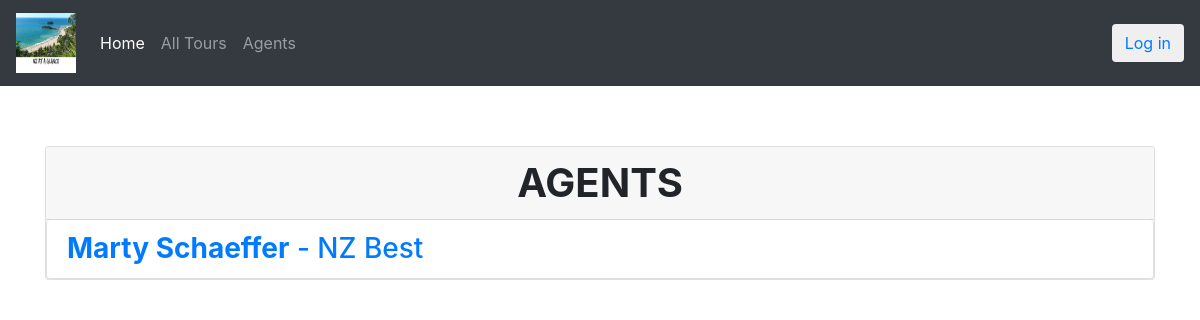
The app's page /agents/, older data.
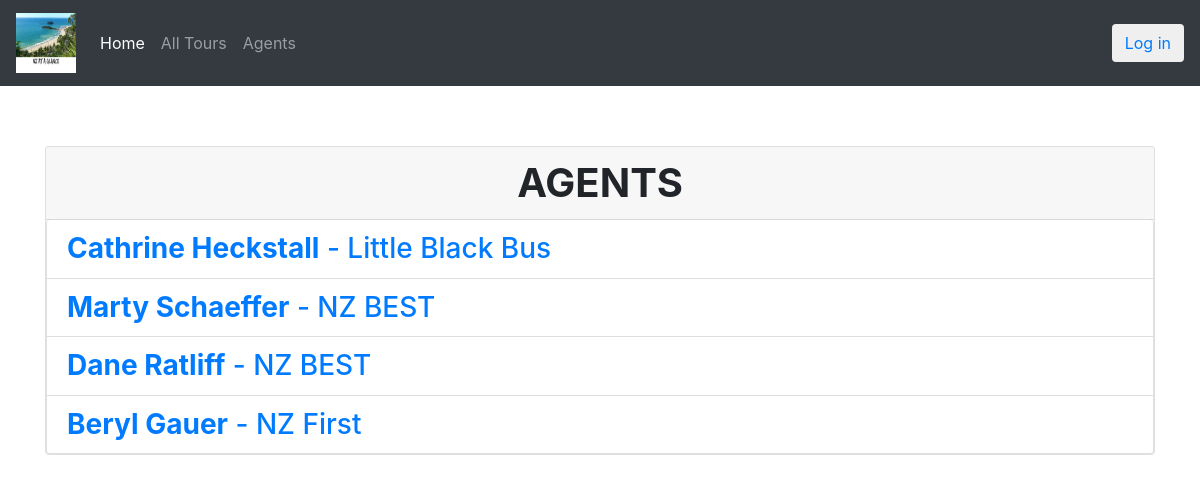
The same page, newer data.
### home/models.py (models this page shows, shortened)
class Agent(models.Model):
    PROVIDER_CHOICES = [
        ('NZ BEST', 'NZ Best Tour Company'),
        ('NZ First', 'New Zealand First'),
        ('Little Black Bus', 'Little Black Individual Tours')
    ]
    first_name = models.CharField(max_length=50)
    last_name = models.CharField(max_length=50)
    agent_username = models.CharField(max_length=30)
    email_address = models.EmailField(max_length=30) #changed from CharField for built-in email validation
    phone_number = models.CharField(max_length=30)
    provider = models.CharField(choices=PROVIDER_CHOICES, max_length=30)

### home/views.py (the view)
# urls.py: path('agents/', AgentListView.as_view(), name='agents'),
class AgentListView(ListView):
    queryset = Agent.objects.all().order_by('provider')
    template_name = 'agents.html'
    context_object_name = 'agents'
    paginate_by = 10

### home/templates/agents.html
{% extends "base.html" %}
{% block content %}
{% if agents %}
<div class="card">
    <div class="card-header h1 text-xl-center text-uppercase font-weight-bold">
        Agents
    </div>
    <ul class="list-group h3">
        {% for agent in agents %}
        <li class="list-group-item">
            <a href="{% url 'agent_detail' agent.id %}">
                <strong>{{agent.first_name|capfirst}} {{agent.last_name|capfirst}}</strong> - {{agent.provider}}
            </a>
        </li>
        {% endfor %}
    </ul>
</div>
{% else %}
<p>There are no agents to display.</p>
{% endif %}
{% endblock %}

### templates/base.html (shortened to what this page needs)
{% load static %}
<!DOCTYPE html>
<html lang="en">
<head>
    <link rel="stylesheet" href="{% static 'bootstrap/css/bootstrap.min.css' %}">
    <link rel="stylesheet" href="{% static 'sticky-footer.css' %}">
    <link rel="stylesheet" href="{% static 'signin.css' %}">
</head>
<body class="d-flex flex-column h-100">
    <header>
        <nav class="navbar navbar-expand-md navbar-dark sticky-top bg-dark">
            <a class="navbar-brand" href="{% url 'home' %}">
                <img src="{% static 'images/logo.png' %}" width="60" height="60" class="d-inline-block align-top" alt=""
                    loading="lazy">
            </a>
            <div class="collapse navbar-collapse" id="navbarText">
                <ul class="navbar-nav mr-auto">
                    <li class="nav-item active">
                        <a class="nav-link" href="{% url 'home' %}">Home <span class="sr-only">(current)</span></a>
                    </li>
                    <li class="nav-item">
                        <a class="nav-link" href="{% url 'tours' %}">All Tours</a>
                    </li>
                    <li class="nav-item">
                        <a class="nav-link" href="{% url 'agents' %}">Agents</a>
                    </li>
                </ul>
                {% if user.is_authenticated %}
                <a class="nav-link" href="{% url 'account' %}">{{user.username}}</a>
                <button type="button" class="btn btn-default navbar-btn">
                    <a href="{% url 'logout' %}">
                        Log out
                    </a>
                </button>
                {% else %}
                <button type="button" class="btn btn-default navbar-btn">
                    <a href="{% url 'login' %}">
                        Log in
                    </a>
                </button>
                {% endif %}
            </div>
        </nav>
    </header>
    <main role="main" class="flex-shrink-0">
        <div class="container">
            {% block content %}
            {% endblock %}
        </div>
    </main>
</body>
</html>

### home/static/sticky-footer.css (style rules this page uses)
main > .container { padding: 60px 15px 0; }

Row changes from the older to the newer data that the page shows:
added Agent: first_name "Cathrine", last_name "Heckstall", provider "Little Black Bus"
changed Agent "Marty": provider "NZ Best" → "NZ BEST"
added Agent: first_name "Dane", last_name "Ratliff", provider "NZ BEST"
added Agent: first_name "Beryl", last_name "Gauer", provider "NZ First"
